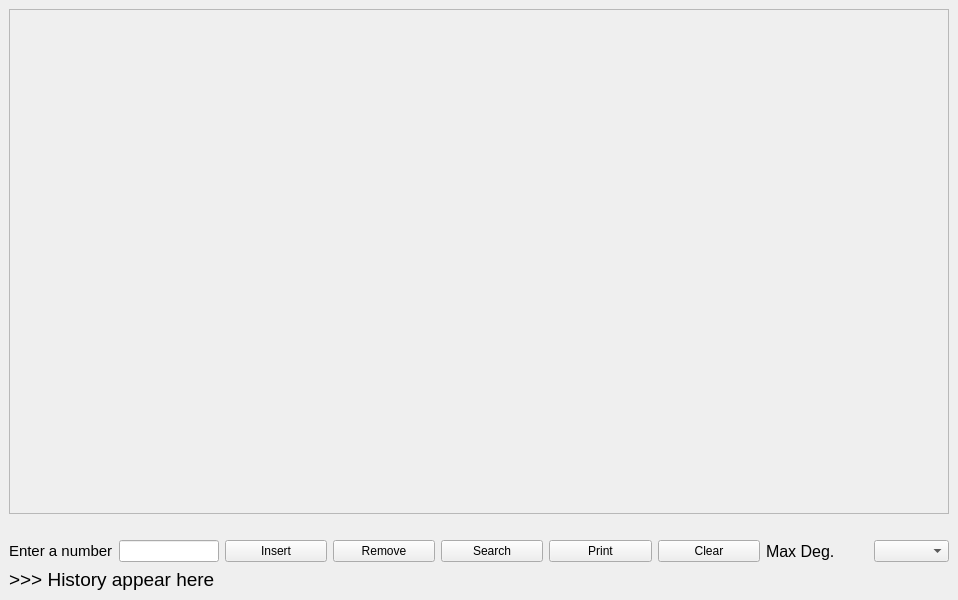
<?xml version="1.0" encoding="UTF-8"?>
<ui version="4.0">
 <class>MainWindow</class>
 <widget class="QMainWindow" name="MainWindow">
  <property name="geometry">
   <rect>
    <x>0</x>
    <y>0</y>
    <width>958</width>
    <height>600</height>
   </rect>
  </property>
  <property name="windowTitle">
   <string>B-Tree Visualization</string>
  </property>
  <widget class="QWidget" name="centralwidget">
   <layout class="QVBoxLayout" name="verticalLayout">
    <item>
     <widget class="QScrollArea" name="scrollArea">
      <property name="widgetResizable">
       <bool>true</bool>
      </property>
      <widget class="QWidget" name="scrollAreaWidgetContents">
       <property name="geometry">
        <rect>
         <x>0</x>
         <y>0</y>
         <width>934</width>
         <height>457</height>
        </rect>
       </property>
      </widget>
     </widget>
    </item>
    <item>
     <widget class="QLabel" name="forPrintTree">
      <property name="text">
       <string/>
      </property>
     </widget>
    </item>
    <item>
     <layout class="QHBoxLayout" name="horizontalLayout">
      <item>
       <widget class="QLabel" name="enter">
        <property name="font">
         <font>
          <pointsize>11</pointsize>
         </font>
        </property>
        <property name="text">
         <string>Enter a number</string>
        </property>
       </widget>
      </item>
      <item>
       <widget class="QLineEdit" name="textbox">
        <property name="maximumSize">
         <size>
          <width>100</width>
          <height>16777215</height>
         </size>
        </property>
       </widget>
      </item>
      <item>
       <widget class="QPushButton" name="insButton">
        <property name="text">
         <string>Insert</string>
        </property>
       </widget>
      </item>
      <item>
       <widget class="QPushButton" name="revButton">
        <property name="text">
         <string>Remove</string>
        </property>
       </widget>
      </item>
      <item>
       <widget class="QPushButton" name="searchButton">
        <property name="text">
         <string>Search</string>
        </property>
       </widget>
      </item>
      <item>
       <widget class="QPushButton" name="printButton">
        <property name="text">
         <string>Print</string>
        </property>
       </widget>
      </item>
      <item>
       <widget class="QPushButton" name="clrButton">
        <property name="text">
         <string>Clear</string>
        </property>
       </widget>
      </item>
      <item>
       <widget class="QLabel" name="maxdeg">
        <property name="font">
         <font>
          <pointsize>12</pointsize>
         </font>
        </property>
        <property name="text">
         <string>Max Deg.</string>
        </property>
       </widget>
      </item>
      <item>
       <widget class="QComboBox" name="maxDegOpt">
        <property name="maximumSize">
         <size>
          <width>75</width>
          <height>16777215</height>
         </size>
        </property>
       </widget>
      </item>
     </layout>
    </item>
    <item>
     <layout class="QHBoxLayout" name="horizontalLayout_2">
      <item>
       <widget class="QLabel" name="history">
        <property name="font">
         <font>
          <pointsize>14</pointsize>
         </font>
        </property>
        <property name="styleSheet">
         <string notr="true"/>
        </property>
        <property name="text">
         <string>&gt;&gt;&gt; History appear here</string>
        </property>
       </widget>
      </item>
     </layout>
    </item>
   </layout>
  </widget>
  <widget class="QMenuBar" name="menubar">
   <property name="geometry">
    <rect>
     <x>0</x>
     <y>0</y>
     <width>958</width>
     <height>25</height>
    </rect>
   </property>
  </widget>
 </widget>
 <resources/>
 <connections/>
</ui>
